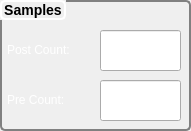
     <widget class="QGroupBox" name="grpSamples">
      <property name="geometry">
       <rect>
        <x>240</x>
        <y>2</y>
        <width>191</width>
        <height>131</height>
       </rect>
      </property>
      <property name="styleSheet">
       <string notr="true">QGroupBox {
   background-color: qlineargradient(x1: 0, y1: 0, x2: 0, y2: 1,
                                       stop: 0 #4a79b5, stop: 1 #0f0f0f);
/*                                       stop: 0 #3a5976, stop: 1 #000000);*/
     border: 2px solid gray;
     border-radius: 5px;
     margin-top: 1ex; /* leave space at the top for the title */
	 font:bold 14px;	
 }

 QGroupBox::title {
	border:2px solid white;
	border-radius:5px;
     subcontrol-origin: margin;
     subcontrol-position: top left; /* position at the top center */
     background-color: qlineargradient(x1: 0, y1: 0, x2: 0, y2: 1,
                                       stop: 0 #d8dff2, stop: 1 #FFFFFF);
 }
QLabel{
	color:white;
}</string>
      </property>
      <property name="title">
       <string>Samples</string>
      </property>
      <widget class="QLabel" name="label_9">
       <property name="geometry">
        <rect>
         <x>7</x>
         <y>40</y>
         <width>81</width>
         <height>20</height>
        </rect>
       </property>
       <property name="text">
        <string>Post Count:</string>
       </property>
      </widget>
      <widget class="QLabel" name="label_10">
       <property name="geometry">
        <rect>
         <x>7</x>
         <y>90</y>
         <width>81</width>
         <height>20</height>
        </rect>
       </property>
       <property name="text">
        <string>Pre Count:</string>
       </property>
      </widget>
      <widget class="QLineEdit" name="lePosTrigger">
       <property name="geometry">
        <rect>
         <x>100</x>
         <y>30</y>
         <width>81</width>
         <height>41</height>
        </rect>
       </property>
      </widget>
      <widget class="QLineEdit" name="lePreTrigger">
       <property name="geometry">
        <rect>
         <x>100</x>
         <y>80</y>
         <width>81</width>
         <height>41</height>
        </rect>
       </property>
       <property name="text">
        <string/>
       </property>
      </widget>
     </widget>
